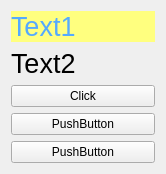
<?xml version="1.0" encoding="UTF-8"?>
<ui version="4.0">
 <class>Widget</class>
 <widget class="QWidget" name="Widget">
  <property name="geometry">
   <rect>
    <x>0</x>
    <y>0</y>
    <width>166</width>
    <height>164</height>
   </rect>
  </property>
  <property name="windowTitle">
   <string>Widget</string>
  </property>
  <layout class="QVBoxLayout" name="verticalLayout_2">
   <item>
    <layout class="QVBoxLayout" name="verticalLayout">
     <item>
      <widget class="QLabel" name="label">
       <property name="font">
        <font>
         <pointsize>20</pointsize>
        </font>
       </property>
       <property name="styleSheet">
        <string notr="true">color: rgb(85, 170, 255);
background-color: rgb(255, 255, 127);</string>
       </property>
       <property name="text">
        <string>Text1</string>
       </property>
      </widget>
     </item>
     <item>
      <widget class="QLabel" name="label_2">
       <property name="font">
        <font>
         <pointsize>20</pointsize>
        </font>
       </property>
       <property name="text">
        <string>Text2</string>
       </property>
      </widget>
     </item>
     <item>
      <widget class="QPushButton" name="clickButton">
       <property name="text">
        <string>Click</string>
       </property>
      </widget>
     </item>
     <item>
      <widget class="QPushButton" name="pushButton">
       <property name="text">
        <string>PushButton</string>
       </property>
      </widget>
     </item>
     <item>
      <widget class="QPushButton" name="pushButton_2">
       <property name="text">
        <string>PushButton</string>
       </property>
      </widget>
     </item>
    </layout>
   </item>
  </layout>
 </widget>
 <resources/>
 <connections/>
</ui>
